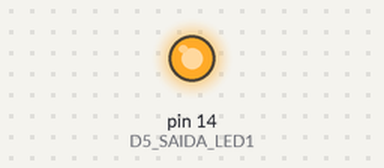
Bench run of a sketch on a simulated Arduino Uno, built with avr-gcc and run on an emulated ATmega328P. On the bench: output pins drawn as LEDs (lit = HIGH).

Above: at 0.1 s.
At 1.1 s:
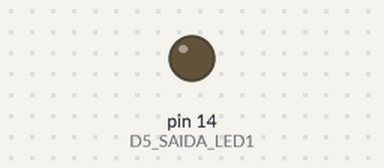
Timing chart, 0 to 2.6 s (numbered marks = the images above):
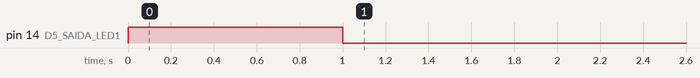

The sketch:

sketch_mar03b.ino
```cpp
//Definiçoes
#define D5_SAIDA_LED1 14
#define LIGAR_LED LOW
#define DESLIGAR_LED HIGH
#define TEMPO_DE_ESPERA 1000
void setup() {
  pinMode(D5_SAIDA_LED1, OUTPUT);
  digitalWrite(D5_SAIDA_LED1, DESLIGAR_LED);
  //Espera 2 segundos
  delay(TEMPO_DE_ESPERA);
  //colocar nivel baixo no pino D5
  digitalWrite(D5_SAIDA_LED1, LIGAR_LED);

}

void loop() {
  // put your main code here, to run repeatedly:

}
```
